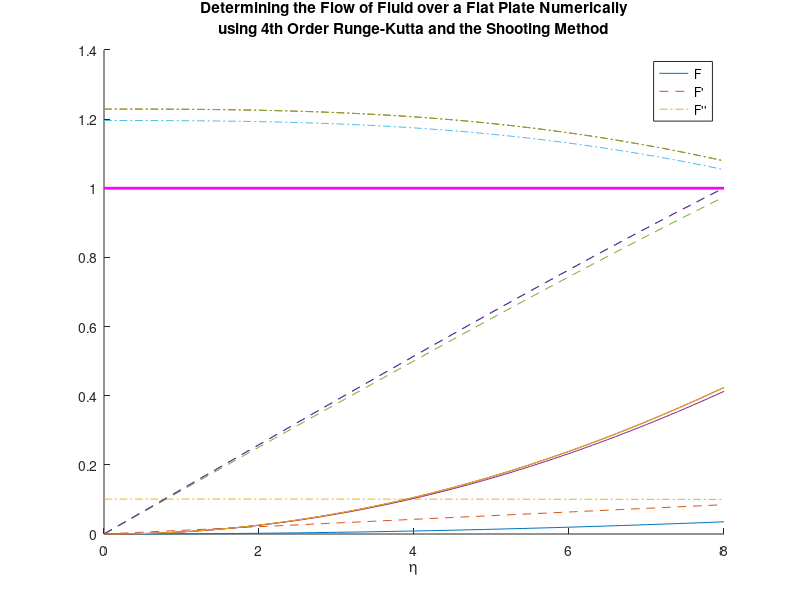

Write the MATLAB code that produced this figure.
clear all;
close all;
clc;

tic         % start clock

h = 0.1;           % R-K step size
x = 0:h:8;         % calculate x values
eps = 0.00001;      % epsilon, given
e1 = 0;             % initialize error
e2 = 0;             % initialize error
ds = 0.001;          % Newton-Raphson step size

y1 = zeros(1,length(x));     % initialize y1
y2 = zeros(1,length(x));     % initialize y2
y3 = zeros(1,length(x));     % initialize y3

y1(1) = 0;                  % given
y2(1) = 0;                  % given
y2(length(x)) = 1;          % given

s = 0.1;                   % initial guess for y3(1)

k = 0;                      % variable to count number of iterations required to satisfy epsilon


for j = 1:100        % If too many iterations, stop and change initial guess
    
    k = k + 1;              % count number of iterations performed
    
    y3(1) = s;              % set initial guess
    
    for i=1:(length(x)-1)
    
        % Solve for Runge-Kutta Constants and calculate again
    
        k1_y1 = y2(i) * h;
        k1_y2 = y3(i) * h;
        k1_y3 = -y1(i) * y3(i) * h;
    
        k2_y1 = (y2(i) + k1_y1 / 2) * h;
        k2_y2 = (y3(i) + k1_y2 / 2) * h;
        k2_y3 = -(y1(i) + k1_y1 / 2) * (y3(i) + k1_y3 / 2) * h;
    
        k3_y1 = (y2(i) + k2_y1 / 2) * h;
        k3_y2 = (y3(i) + k2_y2 / 2) * h;
        k3_y3 = -(y1(i) + k2_y1/2) * (y3(i) + k2_y3 / 2) * h;
    
        k4_y1 = (y2(i) + k3_y1) * h;
        k4_y2 = (y3(i) + k3_y2) * h;
        k4_y3 = -(y1(i) + k3_y1) * (y3(i) + k3_y3) * h;
    
        y1(i+1) = y1(i) + (1/6) * (k1_y1 + 2*k2_y1 + 2*k3_y1 + k4_y1) * h;
        y2(i+1) = y2(i) + (1/6) * (k1_y2 + 2*k2_y2 + 2*k3_y2 + k4_y2) * h;
        y3(i+1) = y3(i) + (1/6) * (k1_y3 + 2*k2_y3 + 2*k3_y3 + k4_y3) * h;
    
    end
    
    e1 = y2(length(x));     % store final value of first y2
    y3(1) = s + ds;     % add Newton-Raphson step to initial guess and recompute

    for i=1:(length(x)-1)   

        % Solve for Runge-Kutta Constants and calculate again
    
        k1_y1 = y2(i) * h;
        k1_y2 = y3(i) * h;
        k1_y3 = -y1(i) * y3(i) * h;
    
        k2_y1 = (y2(i) + k1_y1 / 2) * h;
        k2_y2 = (y3(i) + k1_y2 / 2) * h;
        k2_y3 = -(y1(i) + k1_y1 / 2) * (y3(i) + k1_y3 / 2) * h;
    
        k3_y1 = (y2(i) + k2_y1 / 2) * h;
        k3_y2 = (y3(i) + k2_y2 / 2) * h;
        k3_y3 = -(y1(i) + k2_y1/2) * (y3(i) + k2_y3 / 2) * h;
    
        k4_y1 = (y2(i) + k3_y1) * h;
        k4_y2 = (y3(i) + k3_y2) * h;
        k4_y3 = -(y1(i) + k3_y1) * (y3(i) + k3_y3) * h;
    
        y1(i+1) = y1(i) + (1/6) * (k1_y1 + 2*k2_y1 + 2*k3_y1 + k4_y1) * h;
        y2(i+1) = y2(i) + (1/6) * (k1_y2 + 2*k2_y2 + 2*k3_y2 + k4_y2) * h;
        y3(i+1) = y3(i) + (1/6) * (k1_y3 + 2*k2_y3 + 2*k3_y3 + k4_y3) * h;
    
    end

    e2 = y2(length(x));     % store final value of second y2
    
    s = s - (e1-1)/((e2-e1)/ds);    % recompute the initial guess using Newton-Raphson method
    
    error = abs(e1-1);  
    
    % Plot current values for y1, y2, and y3
    hold on
    plot(x,y1,'-',x,y2,'--',x,y3,'-.')
    hold off
    
    if error < eps      % check if with pre-determined tolerance
        
        fprintf('Number of Iterations = %d \nFinal Error = %4.15f \n\n',k,error);
        
        % add title, line, and labels
        title({'Determining the Flow of Fluid over a Flat Plate Numerically', 'using 4th Order Runge-Kutta and the Shooting Method'})
        xlabel('\eta')
        line('XData', [0 8], 'YData', [1 1], 'LineStyle', '-', 'LineWidth', 2, 'Color','m')
        legend('F','F''','F''''')
        
        break
        
    end
    
    
    
end


if j > 100
    
    fprintf('Too many iterations required, adjust initial guess and try again\n\n');
    
end



